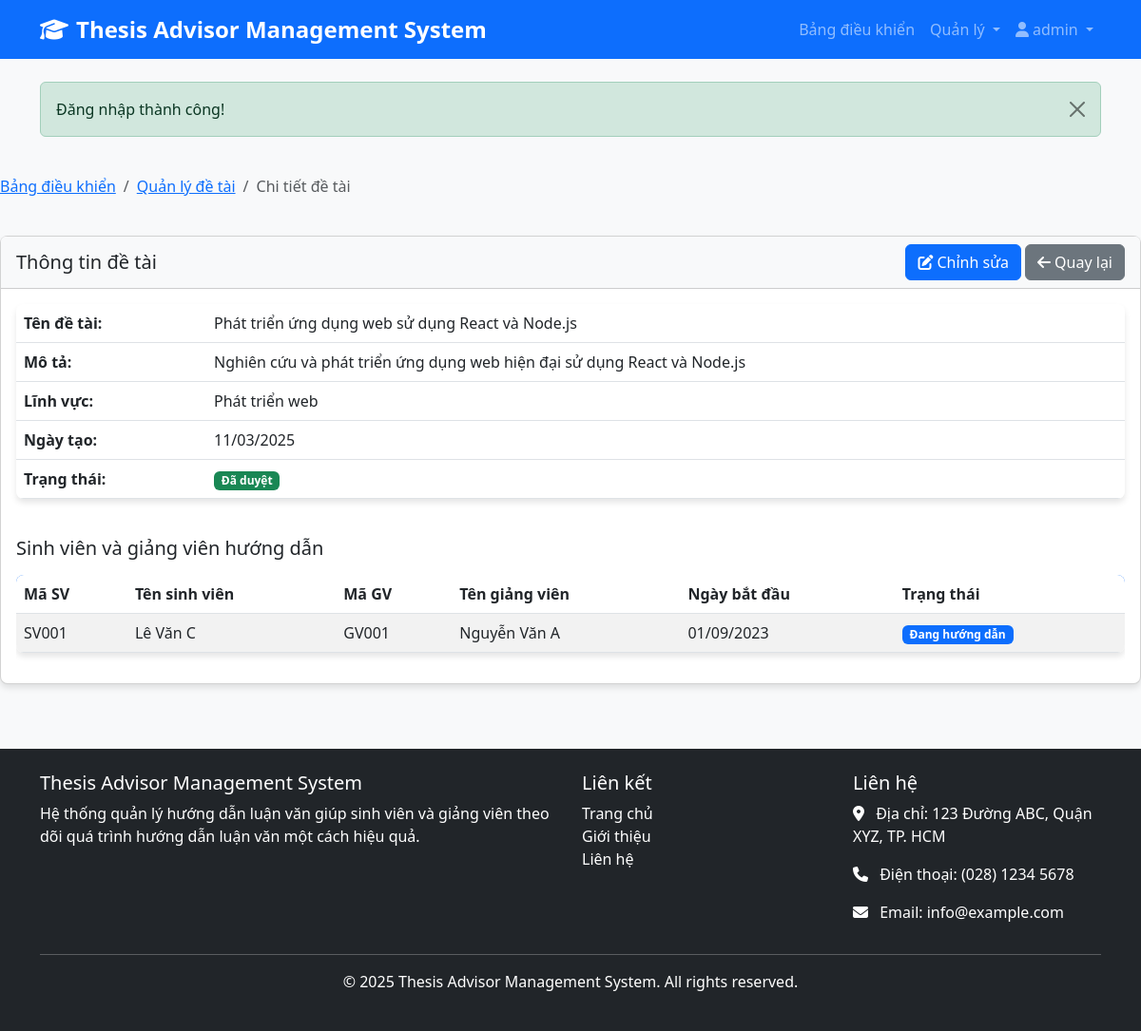
Page /admin/view-thesis.php?id=1 (signed in) on the committed database.
### tables this page shows
CREATE TABLE DeTai (
    DeTaiID INT AUTO_INCREMENT PRIMARY KEY,
    TenDeTai VARCHAR(255) NOT NULL,
    MoTa TEXT,
    LinhVuc VARCHAR(100),
    NgayTao TIMESTAMP DEFAULT CURRENT_TIMESTAMP,
    TrangThai ENUM('Chờ duyệt', 'Đã duyệt', 'Từ chối') DEFAULT 'Chờ duyệt'
);

CREATE TABLE SinhVienGiangVienHuongDan (
    ID INT AUTO_INCREMENT PRIMARY KEY,
    SinhVienID INT NOT NULL,
    GiangVienID INT NOT NULL,
    DeTaiID INT,
    NgayBatDau DATE,
    NgayKetThuc DATE,
    TrangThai ENUM('Đang hướng dẫn', 'Đã hoàn thành', 'Đã hủy') DEFAULT 'Đang hướng dẫn',
    GhiChu TEXT,
    FOREIGN KEY (SinhVienID) REFERENCES SinhVien(SinhVienID) ON DELETE CASCADE,
    FOREIGN KEY (GiangVienID) REFERENCES GiangVien(GiangVienID) ON DELETE CASCADE,
    FOREIGN KEY (DeTaiID) REFERENCES DeTai(DeTaiID) ON DELETE SET NULL
);

CREATE TABLE SinhVien (
    SinhVienID INT AUTO_INCREMENT PRIMARY KEY,
    UserID INT,
    MaSV VARCHAR(20) NOT NULL UNIQUE,
    HoTen VARCHAR(100) NOT NULL,
    NgaySinh DATE,
    GioiTinh ENUM('Nam', 'Nữ', 'Khác'),
    Email VARCHAR(100) NOT NULL,
    SoDienThoai VARCHAR(15),
    DiaChi TEXT,
    Khoa VARCHAR(100),
    ChuyenNganh VARCHAR(100),
    NienKhoa VARCHAR(20),
    TrangThai ENUM('Đang học', 'Đã tốt nghiệp', 'Đã nghỉ học') DEFAULT 'Đang học',
    FOREIGN KEY (UserID) REFERENCES Users(UserID) ON DELETE SET NULL
);

CREATE TABLE GiangVien (
    GiangVienID INT AUTO_INCREMENT PRIMARY KEY,
    UserID INT,
    MaGV VARCHAR(20) NOT NULL UNIQUE,
    HoTen VARCHAR(100) NOT NULL,
    HocVi VARCHAR(50),
    ChucVu VARCHAR(100),
    Email VARCHAR(100) NOT NULL,
    SoDienThoai VARCHAR(15),
    Khoa VARCHAR(100),
    ChuyenNganh VARCHAR(100),
    SoLuongSinhVienToiDa INT DEFAULT 10,
    FOREIGN KEY (UserID) REFERENCES Users(UserID) ON DELETE SET NULL
);

### admin/view-thesis.php (the view, shortened to what this page needs)
<?php
require_once '../includes/functions.php';
$thesisId = $_GET['id'];
try {
    $conn = getDBConnection();
    $stmt = $conn->prepare("
        SELECT dt.*,
        (SELECT COUNT(*) FROM SinhVienGiangVienHuongDan WHERE DeTaiID = dt.DeTaiID) as SoSinhVien
        FROM DeTai dt
        WHERE dt.DeTaiID = :id
    ");
    $stmt->bindParam(':id', $thesisId);
    $stmt->execute();
    $thesis = $stmt->fetch(PDO::FETCH_ASSOC);
    $stmt = $conn->prepare("
        SELECT sv.MaSV, sv.HoTen as TenSinhVien, sv.Email as EmailSinhVien,
        gv.MaGV, gv.HoTen as TenGiangVien, gv.Email as EmailGiangVien,
        svgv.NgayBatDau, svgv.TrangThai
        FROM SinhVienGiangVienHuongDan svgv
        JOIN SinhVien sv ON svgv.SinhVienID = sv.SinhVienID
        JOIN GiangVien gv ON svgv.GiangVienID = gv.GiangVienID
        WHERE svgv.DeTaiID = :id
        ORDER BY svgv.NgayBatDau DESC
    ");
    $stmt->bindParam(':id', $thesisId);
    $stmt->execute();
    $assignments = $stmt->fetchAll(PDO::FETCH_ASSOC);
} catch (PDOException $e) {
    setFlashMessage('Lỗi: ' . $e->getMessage(), 'danger');
    redirect('theses.php');
}
include '../includes/header.php';
?>
<div class="row mb-4">
    <div class="col-md-12">
        <nav aria-label="breadcrumb">
            <ol class="breadcrumb">
                <li class="breadcrumb-item"><a href="../dashboard.php">Bảng điều khiển</a></li>
                <li class="breadcrumb-item"><a href="theses.php">Quản lý đề tài</a></li>
                <li class="breadcrumb-item active" aria-current="page">Chi tiết đề tài</li>
            </ol>
        </nav>
    </div>
</div>
<div class="row">
    <div class="col-md-12">
        <div class="card">
            <div class="card-header d-flex justify-content-between align-items-center">
                <h5 class="card-title mb-0">Thông tin đề tài</h5>
                <div>
                    <a href="edit-thesis.php?id=<?php echo $thesisId; ?>" class="btn btn-primary">
                        <i class="fas fa-edit me-1"></i>Chỉnh sửa
                    </a>
                    <a href="theses.php" class="btn btn-secondary">
                        <i class="fas fa-arrow-left me-1"></i>Quay lại
                    </a>
                </div>
            </div>
            <div class="card-body">
                <div class="row">
                    <div class="col-md-12">
                        <table class="table">
                            <tr>
                                <th width="200">Tên đề tài:</th>
                                <td><?php echo htmlspecialchars($thesis['TenDeTai']); ?></td>
                            </tr>
                            <tr>
                                <th>Mô tả:</th>
                                <td><?php echo nl2br(htmlspecialchars($thesis['MoTa'])); ?></td>
                            </tr>
                            <tr>
                                <th>Lĩnh vực:</th>
                                <td><?php echo htmlspecialchars($thesis['LinhVuc']); ?></td>
                            </tr>
                            <tr>
                                <th>Ngày tạo:</th>
                                <td><?php echo date('d/m/Y', strtotime($thesis['NgayTao'])); ?></td>
                            </tr>
                            <tr>
                                <th>Trạng thái:</th>
                                <td>
                                    <?php if ($thesis['TrangThai'] == 'Đã duyệt'): ?>
                                        <span class="badge bg-success"><?php echo $thesis['TrangThai']; ?></span>
                                    <?php elseif ($thesis['TrangThai'] == 'Chờ duyệt'): ?>
                                        <span class="badge bg-warning"><?php echo $thesis['TrangThai']; ?></span>
                                    <?php else: ?>
                                        <span class="badge bg-danger"><?php echo $thesis['TrangThai']; ?></span>
                                    <?php endif; ?>
                                </td>
                            </tr>
                        </table>
                    </div>
                </div>
                <?php if (!empty($assignments)): ?>
                <div class="row mt-4">
                    <div class="col-md-12">
                        <h5 class="mb-3">Sinh viên và giảng viên hướng dẫn</h5>
                        <div class="table-responsive">
                            <table class="table table-striped">
                                <thead>
                                    <tr>
                                        <th>Mã SV</th>
                                        <th>Tên sinh viên</th>
                                        <th>Mã GV</th>
                                        <th>Tên giảng viên</th>
                                        <th>Ngày bắt đầu</th>
                                        <th>Trạng thái</th>
                                    </tr>
                                </thead>
                                <tbody>
                                    <?php foreach ($assignments as $assignment): ?>
                                    <tr>
                                        <td><?php echo htmlspecialchars($assignment['MaSV']); ?></td>
                                        <td><?php echo htmlspecialchars($assignment['TenSinhVien']); ?></td>
                                        <td><?php echo htmlspecialchars($assignment['MaGV']); ?></td>
                                        <td><?php echo htmlspecialchars($assignment['TenGiangVien']); ?></td>
                                        <td><?php echo date('d/m/Y', strtotime($assignment['NgayBatDau'])); ?></td>
                                        <td>
                                            <?php if ($assignment['TrangThai'] == 'Đang hướng dẫn'): ?>
                                                <span class="badge bg-primary"><?php echo $assignment['TrangThai']; ?></span>
                                            <?php elseif ($assignment['TrangThai'] == 'Đã hoàn thành'): ?>
                                                <span class="badge bg-success"><?php echo $assignment['TrangThai']; ?></span>
                                            <?php else: ?>
                                                <span class="badge bg-danger"><?php echo $assignment['TrangThai']; ?></span>
                                            <?php endif; ?>
                                        </td>
                                    </tr>
                                    <?php endforeach; ?>
                                </tbody>
                            </table>
                        </div>
                    </div>
                </div>
                <?php endif; ?>
            </div>
        </div>
    </div>
</div>
<?php include '../includes/footer.php'; ?>

### assets/css/style.css (style rules this page uses)
body { font-family: 'Segoe UI', Tahoma, Geneva, Verdana, sans-serif; background-color: #f8f9fa; color: #333; }
.card { border-radius: 8px; box-shadow: 0 4px 6px rgba(0, 0, 0, 0.1); margin-bottom: 20px; transition: transform 0.3s ease; }
.card-header { font-weight: bold; background-color: #f8f9fa; }
.btn-primary { background-color: #0d6efd; border-color: #0d6efd; }
.table { background-color: #fff; border-radius: 8px; overflow: hidden; box-shadow: 0 4px 6px rgba(0, 0, 0, 0.1); }
.table thead { background-color: #0d6efd; color: #fff; }

### rows in the picture
detai: TenDeTai "Phát triển ứng dụng web sử dụng React và Node.js", MoTa "Nghiên cứu và phát triển ứng dụng web hiện đại sử dụng React và Node.js", LinhVuc "Phát triển web", NgayTao "11/03/2025", TrangThai "Đã duyệt"
sinhviengiangvienhuongdan: SinhVienID.MaSV "SV001", SinhVienID.HoTen "Lê Văn C", GiangVienID.MaGV "GV001", GiangVienID.HoTen "Nguyễn Văn A", NgayBatDau "01/09/2023", TrangThai "Đang hướng dẫn"

### other values in the picture
APP_NAME "Thesis Advisor Management System"
$_SESSION['username'] "admin"
$message "Đăng nhập thành công!"
